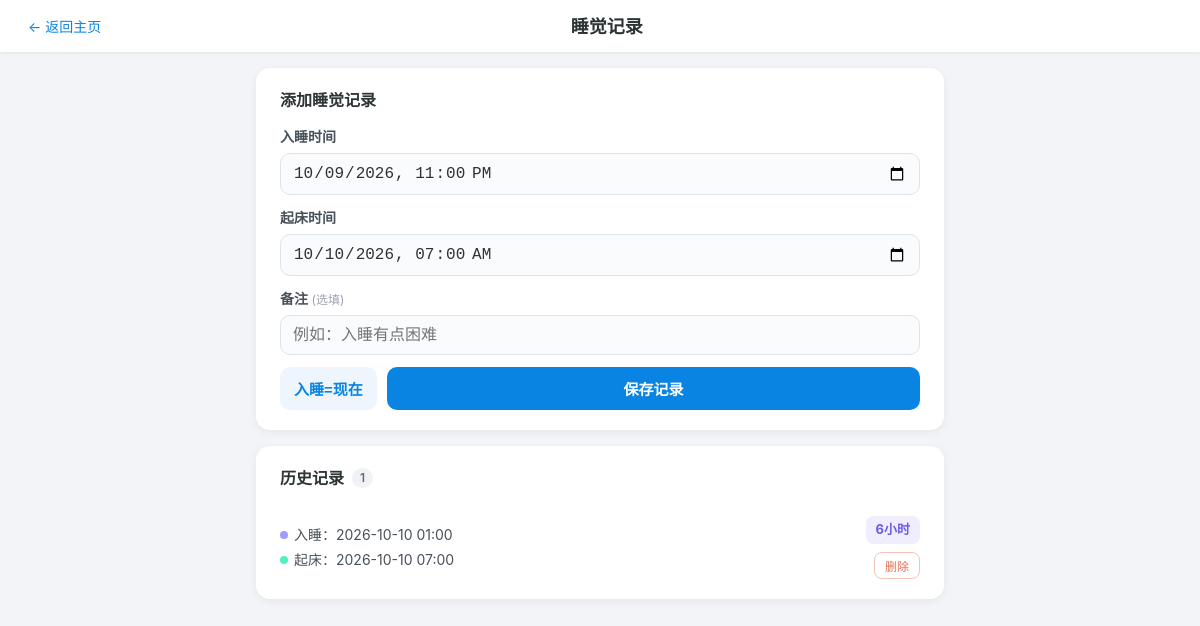
The app's page /sleep with its own data.
### tables this page shows
CREATE TABLE sleep_records (
                id         INTEGER PRIMARY KEY AUTOINCREMENT,
                start_time TEXT NOT NULL,          -- 入睡时间 YYYY-MM-DD HH:MM
                end_time   TEXT NOT NULL,          -- 起床时间 YYYY-MM-DD HH:MM
                note       TEXT NOT NULL DEFAULT '',
                created_at TEXT NOT NULL DEFAULT (datetime('now', 'localtime'))
            );

### app.py (the view)
@app.route("/sleep")
def sleep_page():
    rows = get_db().execute(
        "SELECT id, start_time, end_time, note FROM sleep_records "
        "ORDER BY start_time DESC, id DESC"
    ).fetchall()
    records = []
    for row in rows:
        start_dt = parse_dt(row["start_time"].replace(" ", "T"))
        end_dt = parse_dt(row["end_time"].replace(" ", "T"))
        duration = format_duration(start_dt, end_dt) if start_dt and end_dt else "-"
        records.append({
            "id": row["id"],
            "start_time": dt_display(row["start_time"]),
            "end_time": dt_display(row["end_time"]),
            "duration": duration,
            "note": row["note"],
        })
    return render_template("sleep.html", records=records)

### app.py (called while the page is built)
def get_db():
    if "db" not in g:
        g.db = sqlite3.connect(DB_FILE)
        g.db.row_factory = sqlite3.Row
        g.db.execute("PRAGMA foreign_keys = ON")
    return g.db

def parse_dt(value):
    if not value:
        return None
    try:
        return datetime.strptime(value, DT_FMT)
    except (ValueError, TypeError):
        return None

def format_duration(start_dt, end_dt):
    total_minutes = int((end_dt - start_dt).total_seconds() // 60)
    return format_minutes(total_minutes)

def format_minutes(total_minutes):
    total_minutes = max(0, total_minutes)
    hours, minutes = divmod(total_minutes, 60)
    if hours and minutes:
        return f"{hours}小时{minutes}分钟"
    if hours:
        return f"{hours}小时"
    return f"{minutes}分钟"

def dt_display(value):
    return value.replace("T", " ")

### templates/sleep.html (shortened to what this page needs)
{% extends "base.html" %}
{% set show_back = true %}
{% block header %}睡觉记录{% endblock %}
{% block content %}
<section class="panel">
    <h2 class="panel-title">添加睡觉记录</h2>
    <form action="{{ url_for('sleep_add') }}" method="post" class="record-form">
        <div class="form-row">
            <label for="start_time">入睡时间</label>
            <input type="datetime-local" id="start_time" name="start_time" required>
        </div>
        <div class="form-row">
            <label for="end_time">起床时间</label>
            <input type="datetime-local" id="end_time" name="end_time" required>
        </div>
        <div class="form-row">
            <label for="note">备注 <span class="optional">(选填)</span></label>
            <input type="text" id="note" name="note" maxlength="200"
                   placeholder="例如：入睡有点困难">
        </div>
        <div class="form-actions">
            <button type="button" class="btn btn-ghost" id="fillNow">入睡=现在</button>
            <button type="submit" class="btn btn-primary">保存记录</button>
        </div>
    </form>
</section>
<section class="panel">
    <h2 class="panel-title">历史记录 <span class="count-badge">{{ records|length }}</span></h2>
    {% if records %}
    <ul class="record-list">
        {% for r in records %}
        <li class="record-item">
            <div class="record-main">
                <div class="record-line">
                    <span class="dot dot-start"></span>
                    入睡：{{ r.start_time }}
                </div>
                <div class="record-line">
                    <span class="dot dot-end"></span>
                    起床：{{ r.end_time }}
                </div>
            </div>
            <div class="record-side">
                <span class="duration-badge">{{ r.duration }}</span>
                <form action="{{ url_for('sleep_delete', record_id=r.id) }}" method="post"
                      class="delete-form" onsubmit="return confirm('确定删除这条记录吗？');">
                    <button type="submit" class="btn-delete" title="删除">删除</button>
                </form>
            </div>
        </li>
        {% endfor %}
    </ul>
    {% else %}
    <p class="empty-tip">还没有睡觉记录，添加第一条吧。</p>
    {% endif %}
</section>
{% endblock %}

### static/style.css (style rules this page uses)
* { margin: 0; padding: 0; box-sizing: border-box; }
html, body { height: 100%; }
body { font-family: -apple-system, BlinkMacSystemFont, "Segoe UI", "PingFang SC", "Hiragino Sans GB", "Microsoft YaHei", sans-serif; background: #f2f4f8; color: #2d3436; line-height: 1.5; -webkit-tap-highlight-color: transparent; }
.panel { background: #fff; border-radius: 14px; padding: 16px; margin-bottom: 16px; box-shadow: 0 2px 8px rgba(0, 0, 0, .06); }
.panel-title { font-size: 16px; font-weight: 700; margin-bottom: 14px; display: flex; align-items: center; gap: 8px; }
.count-badge { font-size: 12px; font-weight: 600; color: #636e72; background: #f1f2f6; border-radius: 10px; padding: 1px 8px; }
.form-row { margin-bottom: 12px; }
.form-row label { display: block; font-size: 14px; font-weight: 600; margin-bottom: 6px; color: #48515a; }
.optional { font-weight: 400; color: #9ca3af; font-size: 12px; }
.form-row input[type="text"], .form-row input[type="date"], .form-row input[type="datetime-local"], .form-row input[type="number"], .form-row select { width: 100%; font-size: 16px; padding: 10px 12px; border: 1px solid #dfe4ea; border-radius: 10px; background: #fafbfc; color: #2d3436; outline: none; transition: border-color .15s ease, background .15s ease; }
.form-actions { display: flex; gap: 10px; margin-top: 4px; }
.btn { flex: 1; font-size: 15px; font-weight: 600; padding: 11px 16px; border-radius: 10px; border: none; cursor: pointer; text-align: center; }
.btn-primary { background: #0984e3; color: #fff; }
.btn-ghost { background: #eef5fc; color: #0984e3; flex: 0 0 auto; padding: 11px 14px; }
.record-list { list-style: none; }
.record-item { display: flex; align-items: center; justify-content: space-between; gap: 12px; padding: 12px 0; border-bottom: 1px solid #f0f1f5; }
.record-item:last-child { border-bottom: none; padding-bottom: 0; }
.record-main { flex: 1; min-width: 0; }
.record-line { font-size: 14px; color: #48515a; line-height: 1.8; display: flex; align-items: center; gap: 6px; }
.dot { display: inline-block; width: 8px; height: 8px; border-radius: 50%; flex: 0 0 8px; }
.dot-start { background: #a29bfe; }
.dot-end { background: #55efc4; }
.record-side { display: flex; flex-direction: column; align-items: flex-end; gap: 8px; flex: 0 0 auto; }
.duration-badge { font-size: 13px; font-weight: 700; color: #6c5ce7; background: #efedfe; border-radius: 8px; padding: 4px 10px; white-space: nowrap; }
.delete-form { margin: 0; }
.btn-delete { font-size: 12px; color: #e17055; background: none; border: 1px solid #f3c4b8; border-radius: 8px; padding: 4px 10px; cursor: pointer; }
@media (min-width: 560px) { .panel { padding: 20px 24px; } }

### records on screen
sleep_records: start_time "2026-10-10 01:00", end_time "2026-10-10 07:00", duration "6小时"

### other values on screen
{{ records|length }} "1"
